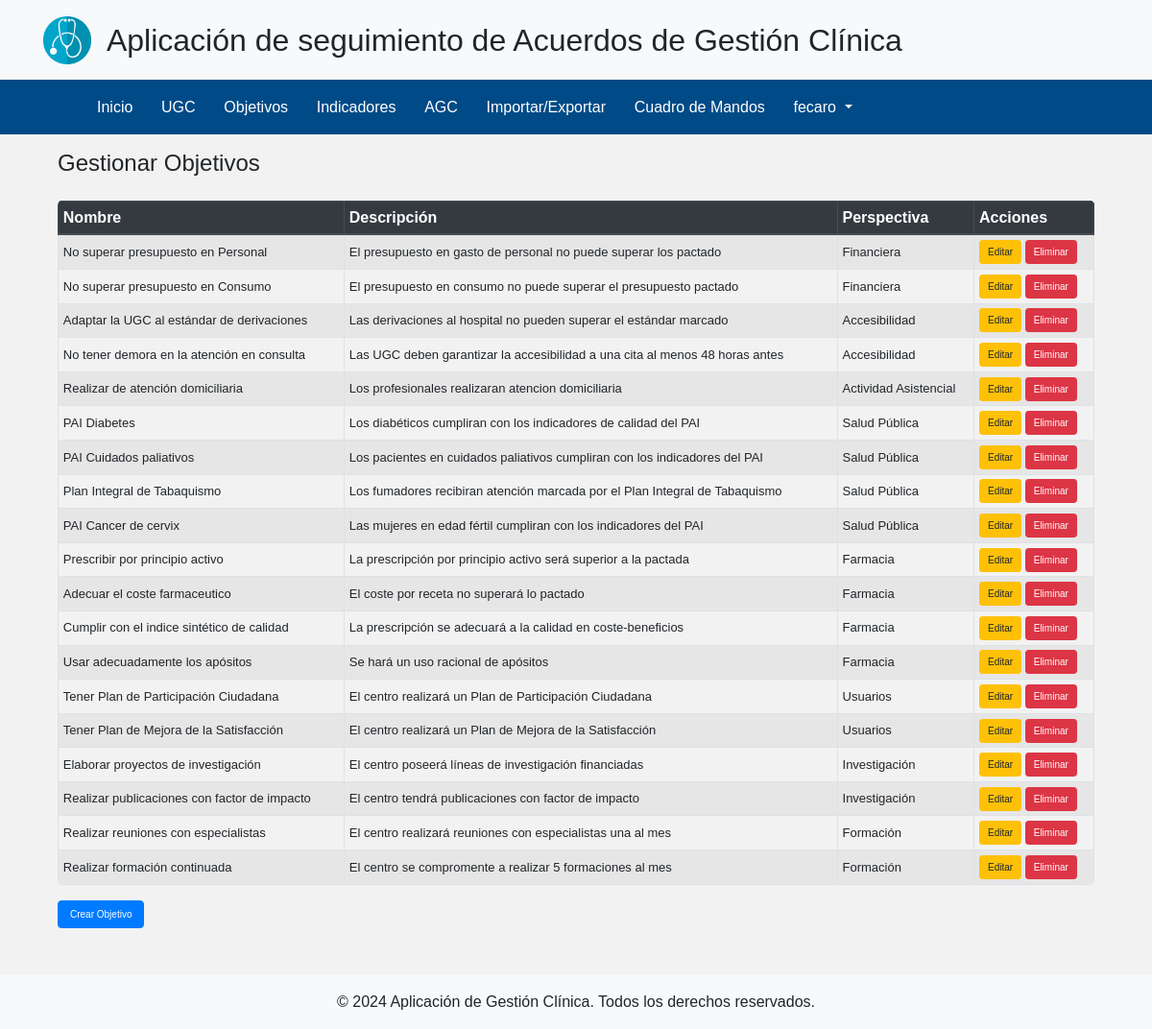
The page /objetivos/ (signed in) on the database its author committed.
### myapp/models.py (models this page shows, shortened)
class CustomUser(AbstractUser):
    id_ugc = models.ForeignKey('UGC', on_delete=models.CASCADE, null=True, blank=True)
    descripcion_usuario = models.CharField(max_length=255, blank=True, null=True)
    perfil = models.CharField(max_length=255, blank=True, null=True)
    fecha_crea_usuario = models.DateField(blank=True, null=True)

class Objetivo(models.Model):
    id_objetivo = models.AutoField(primary_key=True)
    nombre_objetivo = models.CharField(max_length=255)
    descripcion_objetivo = models.CharField(max_length=255, blank=True, null=True)
    perspectiva = models.CharField(max_length=255)

### myapp/views.py (the view, shortened to what this page needs)
# urls.py: path('objetivos/', GestionarObjetivosView.as_view(), name='gestionar_objetivos'),
class GestionarObjetivosView(LoginRequiredMixin, View):
    def get(self, request):
        objetivos = Objetivo.objects.all()
        return render(request, 'myapp/objetivos.html', {'objetivos': objetivos})

### myapp/templates/myapp/objetivos.html (shortened to what this page needs)
{% extends "myapp/base.html" %}
{% block content %}
    <div class="container mt-3">
        <h4 class="mb-4">Gestionar Objetivos</h4>
        <div class="table-responsive">
            <table class="table table-sm table-striped table-bordered">
                <thead class="thead-dark">
                    <tr>
                        <th>Nombre</th>
                        <th>Descripción</th>
                        <th>Perspectiva</th>
                        <th>Acciones</th>
                    </tr>
                </thead>
                <tbody>
                    {% for objetivo in objetivos %}
                    <tr>
                        <td>{{ objetivo.nombre_objetivo }}</td>
                        <td>{{ objetivo.descripcion_objetivo }}</td>
                        <td>{{ objetivo.perspectiva }}</td>
                        <td>
                            <a href="{% url 'editar_objetivo' objetivo.id_objetivo %}" class="btn btn-warning btn-sm">Editar</a>
                            <form method="post" action="" style="display:inline;">
                                <button type="submit" name="delete" class="btn btn-danger btn-sm">Eliminar</button>
                            </form>
                        </td>
                    </tr>
                    {% endfor %}
                </tbody>
            </table>
        </div>
        <a href="{% url 'crear_objetivo' %}" class="btn btn-primary">Crear Objetivo</a>
    </div>
{% endblock %}

### myapp/templates/myapp/base.html (shortened to what this page needs)
<!DOCTYPE html>
<html lang="en">
<head>
    {% load static %}
    <link href="https://stackpath.bootstrapcdn.com/bootstrap/4.5.2/css/bootstrap.min.css" rel="stylesheet">
    <link href="https://cdnjs.cloudflare.com/ajax/libs/font-awesome/5.15.3/css/all.min.css" rel="stylesheet">
    <link href="{% static 'css/styles.css' %}" rel="stylesheet">
</head>
<body>
    <header class="bg-light py-3">
        <div class="container d-flex align-items-center">
            <img src="{% static 'img/logo.png' %}" alt="Logo" class="mr-3" style="height: 50px;">
            <h2 class="mb-0">Aplicación de seguimiento de Acuerdos de Gestión Clínica</h2>
        </div>
    </header>
    <nav class="navbar navbar-expand-lg navbar-custom">
        <div class="container">
            <div>
                <ul class="navbar-nav w-100 mr-5 ml-5 d-flex justify-content-between">
                    <li class="nav-item"><a class="nav-link" href="{% url 'inicio' %}">Inicio</a></li>
                    <li class="nav-item"><a class="nav-link" href="{% url 'gestionar_ugc' %}">UGC</a></li>
                    <li class="nav-item"><a class="nav-link" href="{% url 'gestionar_objetivos' %}">Objetivos</a></li>
                    <li class="nav-item"><a class="nav-link" href="{% url 'gestionar_indicadores' %}">Indicadores</a></li>
                    <li class="nav-item"><a class="nav-link" href="{% url 'gestionar_agc' %}">AGC</a></li>
                    <li class="nav-item"><a class="nav-link" href="{% url 'import_export' %}">Importar/Exportar</a></li>
                    <li class="nav-item"><a class="nav-link" href="{% url 'cuadro_de_mandos' %}">Cuadro de Mandos</a></li>
                    {% if user.is_authenticated %}
                        <li class="nav-item dropdown">
                            <a class="nav-link dropdown-toggle" href="#" id="navbarDropdown" role="button" data-toggle="dropdown" aria-haspopup="true" aria-expanded="false">
                                {{ user.username }}
                            </a>
                        </li>
                    {% else %}
                        <li class="nav-item"><a class="nav-link" href="{% url 'login' %}">Login</a></li>
                    {% endif %}
                </ul>
            </div>
        </div>
    </nav>
    <div class="container mt-2">
        {% block content %}{% endblock %}
    </div>
    <footer class="bg-light py-3 mt-5">
        <div class="container text-center">
            <p class="mb-0">© 2024 Aplicación de Gestión Clínica. Todos los derechos reservados.</p>
        </div>
    </footer>
</body>
</html>

### static/css/styles.css (style rules this page uses)
body { background-color: #f2f2f2; font-family: 'Arial', sans-serif; }
.navbar { background-color: #004b87; }
.navbar-custom { background-color: #004b87; }
.navbar-custom .nav-link { color: white !important; text-align: center; display: block; }
.nav-link { color: #366ed6 !important; }
.container { margin-top: 1px; }
.btn-warning { font-size: x-small; }
.btn-danger { font-size: x-small; }
.btn-primary { font-size: x-small; }
.table-responsive { margin-top: 5px; }
.table { border-radius: 5px; overflow: hidden; }
.table thead { background-color: #343a40; color: #ffffff; text-align: center; }
.table th { vertical-align: middle; text-align: left; font-size: medium; }
.table td { vertical-align: middle; text-align: left; font-size: small; }

### rows shown on the page
CustomUser: username "fecaro"
Objetivo: nombre_objetivo "No superar presupuesto en Personal", descripcion_objetivo "El presupuesto en gasto de personal no puede superar los pactado", perspectiva "Financiera"
Objetivo: nombre_objetivo "No superar presupuesto en Consumo", descripcion_objetivo "El presupuesto en consumo no puede superar el presupuesto pactado", perspectiva "Financiera"
Objetivo: nombre_objetivo "Adaptar la UGC al estándar de derivaciones", descripcion_objetivo "Las derivaciones al hospital no pueden superar el estándar marcado", perspectiva "Accesibilidad"
Objetivo: nombre_objetivo "No tener demora en la atención en consulta", descripcion_objetivo "Las UGC deben garantizar la accesibilidad a una cita al menos 48 horas antes", perspectiva "Accesibilidad"
Objetivo: nombre_objetivo "Realizar de atención domiciliaria", descripcion_objetivo "Los profesionales realizaran atencion domiciliaria", perspectiva "Actividad Asistencial"
Objetivo: nombre_objetivo "PAI Diabetes", descripcion_objetivo "Los diabéticos cumpliran con los indicadores de calidad del PAI", perspectiva "Salud Pública"
Objetivo: nombre_objetivo "PAI Cuidados paliativos", descripcion_objetivo "Los pacientes en cuidados paliativos cumpliran con los indicadores del PAI", perspectiva "Salud Pública"
Objetivo: nombre_objetivo "Plan Integral de Tabaquismo", descripcion_objetivo "Los fumadores recibiran atención marcada por el Plan Integral de Tabaquismo", perspectiva "Salud Pública"
Objetivo: nombre_objetivo "PAI Cancer de cervix", descripcion_objetivo "Las mujeres en edad fértil cumpliran con los indicadores del PAI", perspectiva "Salud Pública"
Objetivo: nombre_objetivo "Prescribir por principio activo", descripcion_objetivo "La prescripción por principio activo será superior a la pactada", perspectiva "Farmacia"
Objetivo: nombre_objetivo "Adecuar el coste farmaceutico", descripcion_objetivo "El coste por receta no superará lo pactado", perspectiva "Farmacia"
Objetivo: nombre_objetivo "Cumplir con el indice sintético de calidad", descripcion_objetivo "La prescripción se adecuará a la calidad en coste-beneficios", perspectiva "Farmacia"
Objetivo: nombre_objetivo "Usar adecuadamente los apósitos", descripcion_objetivo "Se hará un uso racional de apósitos", perspectiva "Farmacia"
Objetivo: nombre_objetivo "Tener Plan de Participación Ciudadana", descripcion_objetivo "El centro realizará un Plan de Participación Ciudadana", perspectiva "Usuarios"
Objetivo: nombre_objetivo "Tener Plan de Mejora de la Satisfacción", descripcion_objetivo "El centro realizará un Plan de Mejora de la Satisfacción", perspectiva "Usuarios"
Objetivo: nombre_objetivo "Elaborar proyectos de investigación", descripcion_objetivo "El centro poseerá líneas de investigación financiadas", perspectiva "Investigación"
Objetivo: nombre_objetivo "Realizar publicaciones con factor de impacto", descripcion_objetivo "El centro tendrá publicaciones con factor de impacto", perspectiva "Investigación"
Objetivo: nombre_objetivo "Realizar reuniones con especialistas", descripcion_objetivo "El centro realizará reuniones con especialistas una al mes", perspectiva "Formación"
Objetivo: nombre_objetivo "Realizar formación continuada", descripcion_objetivo "El centro se compromente a realizar 5 formaciones al mes", perspectiva "Formación"
